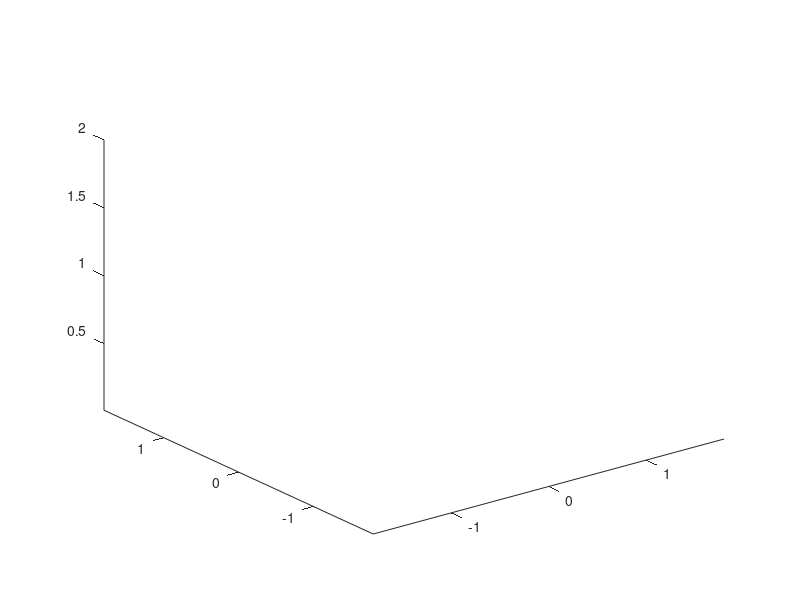

Source code (MATLAB): (Note: this script raises an error after producing the figure.)
%% Assignment 2
% Daniel McMahon
% Jennifer Wilson

clear;
clf;
clc;
close all;
set(0,'DefaultFigureWindowStyle','docked')
view(3)


%% Setup environment
clf;
clc;
view(3)
hold on

axis([-1.8, 1.8, -1.8, 1.8, 0.01, 2]);

floor = imread ('grass.jpg'); % Floor Image
wall = imread ('sky.PNG'); % wall Image

surf([-1.8,-1.8;1.8,1.8],[-1.8,1.8;-1.8,1.8],[0.01,0.01;0.01,0.01] ,'CData',floor ,'FaceColor','texturemap'); %Floor
surf([-1.8, 1.8; -1.8, 1.8], [1.8, 1.8; 1.8, 1.8], [1.8, 1.8; 0, 0] ,'CData',wall ,'FaceColor','texturemap'); % Back wall (y = 1.8)

% Trees
tree = 'treeNormal.ply';
ObjectClass.PlaceObjects2(tree, [-1.15,1.25,0.01], 'Scale', [0.5, 0.5, 0.6], 'Rotate', [0, 0, 0]);
ObjectClass.PlaceObjects2(tree, [1.15,1.25,0.01], 'Scale', [0.5, 0.5, 0.6], 'Rotate', [0, 0, 0]);

% Boxes
appleCrate = 'apple_crate.ply';
orangeCrate = 'orange_crate.ply';
ObjectClass.PlaceObjects2(orangeCrate, [0,0.5,0.01], 'Scale', [1,1,1], 'Rotate', [0, 0, 0]); % TEMP storage create
ObjectClass.PlaceObjects2(appleCrate, [-0.45,-0.5,0.01], 'Scale', [1,1,1], 'Rotate', [0, 0, pi/2]); 
ObjectClass.PlaceObjects2(appleCrate, [0.45,-0.5,0.01], 'Scale', [1,1,1], 'Rotate', [0, 0, pi/2]);

% Cows

%% Safety Features

% Guard rails to secure the zone from external hazards
barrier = 'barrier.ply';
ObjectClass.PlaceObjects2(barrier, [1.2,-1.25,0], 'Scale', [1, 1, 0.5], 'Rotate', [0, 0, 0]);
ObjectClass.PlaceObjects2(barrier, [-0.3,-1.25,0], 'Scale', [1, 1, 0.5], 'Rotate', [0, 0, 0]);
ObjectClass.PlaceObjects2(barrier, [-1.8,-1.25,0], 'Scale', [1, 1, 0.5], 'Rotate', [0, 0, 0]);

% warning signs
sign1 = imread('sign1.png'); % robot sign
sign2 = imread('sign2.png'); % PPE sign

surf([0.7, 1.7; 0.7, 1.7], [-1.26, -1.26; -1.26, -1.26], [0.5, 0.5; 0.1, 0.1], 'CData', sign1, 'FaceColor', 'texturemap'); % Robot sign protection
surf([-0.75, 0.25; -0.75, 0.25], [-1.26, -1.26; -1.26, -1.26], [0.5, 0.5; 0.1, 0.1], 'CData', sign2, 'FaceColor', 'texturemap'); % PPE sign protection

%% Grow Fruits

% Define fruits
orangeFile = 'orange.ply';
appleFile = 'orange.ply';

% oranges on tree positions
orangeTreePos = [
    -1.5, 0.7, 0.8;
    -1, 0.8, 0.9;
    -1.3, 1, 1.3;
    -0.9, 0.9, 1;    
    ];

% Use a loop to place all oranges
for i = 1:size(orangeTreePos, 1)
    ObjectClass.PlaceObjects2(orangeFile, orangeTreePos(i, :), 'Scale', [1.5, 1.5, 1.5], 'Rotate', [0, 0, 0]);
end

% apples on tree positions
appleTreePos = [
    1, 0.7, 0.8;
    1, 0.8, 0.9;
    1.3, 1, 1.3;
    0.9, 0.9, 1;    
    ];

% Use a loop to place all oranges
for i = 1:size(appleTreePos, 1)
    ObjectClass.PlaceObjects2(appleFile, appleTreePos(i, :), 'Scale', [1.5, 1.5, 1.5], 'Rotate', [0, 0, 0]);
end

% unsorted box 
unsortedPos = [
    -0.3, 0.3, 0.08;
    0.2, 0.5, 0.08;
    -0.1, 0.4, 0.08;
    0.35, 0.55, 0.08;
    -0.05, 0.29, 0.08;
    0.1, 0.38, 0.08;
    -0.24, 0.34, 0.08;
    0.19, 0.49, 0.08
    ];

% oranges sorting box 
% x: -0.55 to -0.3
% y: -0.2 to -0.9
   orangeSorted = [
       -0.48, -0.25, 0.08;
       -0.35, -0.6, 0.08;
       -0.5, -0.4, 0.08;
       -0.4, -0.7, 0.08
       ];

   

% apples sorting box
appleSorted = [
     0.48, -0.3, 0.08;
     0.58, -0.4, 0.08;
     0.4, -0.45, 0.08;
     0.5, -0.25, 0.08
    ];

%% Place Robots
orange = 'orange.ply';
ObjectClass.PlaceObjects2(orange, [1,0.7,0.6], 'Scale', [1.5, 1.5, 1.5], 'Rotate', [0, 0, 0]);
ObjectClass.PlaceObjects2(orange, [0.1,0.4,0.05], 'Scale', [1.5, 1.5, 1.5], 'Rotate', [0, 0, 0]);


%% Fruit Sorting with Collision Detection for Panda and UR3

steps = 50;

% Initialize robots and their respective collision functions
pandaRobot = RobotControl.Initialize('Panda');
ur3Robot = RobotControl.Initialize('UR3');
collF = CollisionFunctions();

% Neutral positions for both robots
neutralPosePanda = [0, 0, 0.01 + 0.3];
neutralPoseUR3 = [1, 1, 0.01 + 0.3];  % Adjust for UR3 starting location

% Move Panda and UR3 to neutral positions
pandaRobot.MoveRobot(neutralPosePanda, steps, [], false, [], 1, [], [], 0, []);
ur3Robot.MoveRobot(neutralPoseUR3, steps, [], false, [], 1, [], [], 0, []);

%% Loop through all fruit locations
tic
for i = 1:size(fruit_location, 1)

    %% Panda picks fruit from the tree and places it into the box
    
    % Move Panda to fruit location
    pickUpPosePanda = fruit_location(i,:) + [0, 0, fruitZ + 0.05];  % Approach fruit from above
    pandaRobot.MoveRobot(pickUpPosePanda, steps, [], false, [], 1, [], [], 0, []);

    % Pick up fruit (lower end effector slightly)
    pickUpPosePanda = fruit_location(i,:) + [0, 0, 0.05];
    pandaRobot.MoveRobot(pickUpPosePanda, steps, [], false, [], 1, [], [], 1, []);  % Close gripper to pick fruit

    % Move Panda to the box location and place the fruit
    boxPosePanda = box_location + [0, 0, fruitZ + 0.1];  % Approach box with some clearance
    pandaRobot.MoveRobot(boxPosePanda, steps, [], true, fruit_vertices{i}, 1, [], [], 1, []);  % Carry fruit to the box

    placePosePanda = box_location + [0, 0, fruitZ];  % Place fruit in box
    pandaRobot.MoveRobot(placePosePanda, steps, [], true, fruit_vertices{i}, 1, [], [], 1, []);  % Release fruit in the box
    
    % Open gripper
    pandaRobot.MoveRobot(placePosePanda, steps, [], false, [], 1, [], [], 2, []);  % Open gripper to release fruit

    %% UR3 picks fruit from the box and sorts it into the sorting box

    % Move UR3 to the box to pick up the fruit
    pickUpPoseUR3 = box_location + [0, 0, fruitZ + 0.05];
    ur3Robot.MoveRobot(pickUpPoseUR3, steps, [], false, [], 1, [], [], 0, []);

    % Pick up fruit from the box
    pickUpPoseUR3 = box_location + [0, 0, 0.05];
    ur3Robot.MoveRobot(pickUpPoseUR3, steps, [], false, [], 1, [], [], 1, []);  % Close gripper to pick fruit

    % Move UR3 to the sorting box and place the fruit
    sortingBoxPoseUR3 = sorting_box_location(i, :) + [0, 0, fruitZ + 0.1];  % Approach sorting box
    ur3Robot.MoveRobot(sortingBoxPoseUR3, steps, [], true, fruit_vertices{i}, 1, [], [], 1, []);  % Carry fruit to sorting box

    placePoseUR3 = sorting_box_location(i, :) + [0, 0, fruitZ];  % Place fruit in sorting box
    ur3Robot.MoveRobot(placePoseUR3, steps, [], true, fruit_vertices{i}, 1, [], [], 1, []);  % Release fruit in sorting box

    % Open gripper to release the fruit
    ur3Robot.MoveRobot(placePoseUR3, steps, [], false, [], 1, [], [], 2, []);  % Open gripper
    
    %% Log progress
    RobotControl.Logs(ur3Robot, sorting_box_location(i,:));

    elapsedTime = toc;
    progress = (i/size(fruit_location,1)) * 100;
    fprintf('\n Seconds: %.2f for Progress: %.2f%%\n', elapsedTime, progress);

end

% Return both robots to neutral positions after completion
pandaRobot.MoveRobot(neutralPosePanda, steps, [], false, [], 1, [], [], 0, []);
ur3Robot.MoveRobot(neutralPoseUR3, steps, [], false, [], 1, [], [], 0, []);

fprintf('\n Fruit sorting task complete \n');
